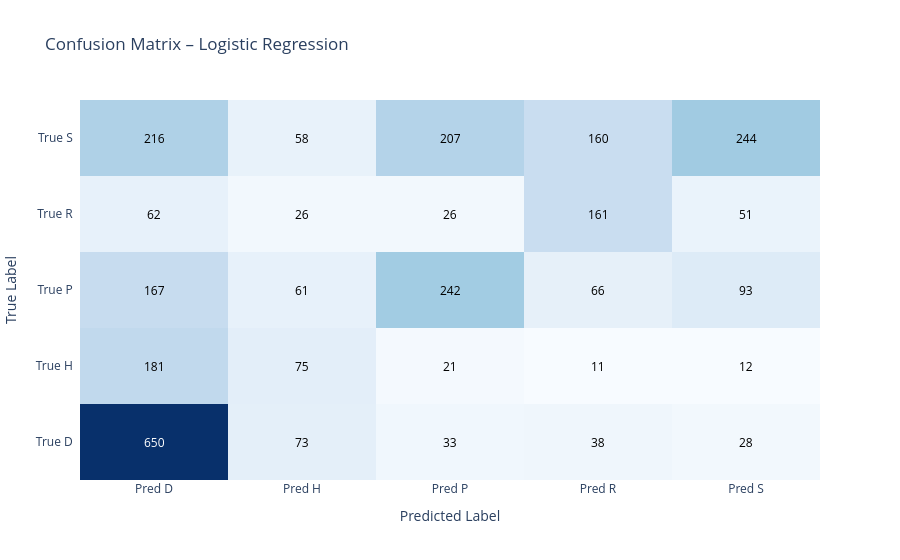
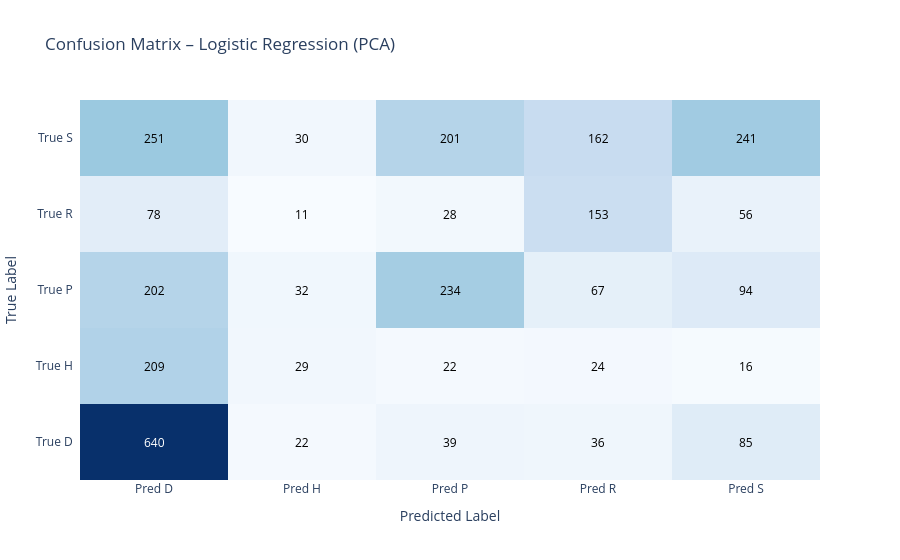

The notebook cell saved with these charts, in order:
### Code cell
plot_confusion_matrices(results, classes)

### Figure 1 — Plotly figure (JSON) as saved in the notebook; plotly's stock layout.template omitted (floating-point values rounded to 4 significant figures)
{"data": [{"colorscale": [[0, "rgb(247,251,255)"], [0.125, "rgb(222,235,247)"], [0.25, "rgb(198,219,239)"], [0.375, "rgb(158,202,225)"], [0.5, "rgb(107,174,214)"], [0.625, "rgb(66,146,198)"], [0.75, "rgb(33,113,181)"], [0.875, "rgb(8,81,156)"], [1, "rgb(8,48,107)"]], "reversescale": false, "showscale": false, "type": "heatmap", "x": ["Pred D", "Pred H", "Pred P", "Pred R", "Pred S"], "y": ["True D", "True H", "True P", "True R", "True S"], "z": [[650, 73, 33, 38, 28], [181, 75, 21, 11, 12], [167, 61, 242, 66, 93], [62, 26, 26, 161, 51], [216, 58, 207, 160, 244]]}], "layout": {"annotations": [{"font": {"color": "#FFFFFF"}, "showarrow": false, "text": "650", "x": "Pred D", "xref": "x", "y": "True D", "yref": "y"}, {"font": {"color": "#000000"}, "showarrow": false, "text": "73", "x": "Pred H", "xref": "x", "y": "True D", "yref": "y"}, {"font": {"color": "#000000"}, "showarrow": false, "text": "33", "x": "Pred P", "xref": "x", "y": "True D", "yref": "y"}, {"font": {"color": "#000000"}, "showarrow": false, "text": "38", "x": "Pred R", "xref": "x", "y": "True D", "yref": "y"}, {"font": {"color": "#000000"}, "showarrow": false, "text": "28", "x": "Pred S", "xref": "x", "y": "True D", "yref": "y"}, {"font": {"color": "#000000"}, "showarrow": false, "text": "181", "x": "Pred D", "xref": "x", "y": "True H", "yref": "y"}, {"font": {"color": "#000000"}, "showarrow": false, "text": "75", "x": "Pred H", "xref": "x", "y": "True H", "yref": "y"}, {"font": {"color": "#000000"}, "showarrow": false, "text": "21", "x": "Pred P", "xref": "x", "y": "True H", "yref": "y"}, {"font": {"color": "#000000"}, "showarrow": false, "text": "11", "x": "Pred R", "xref": "x", "y": "True H", "yref": "y"}, {"font": {"color": "#000000"}, "showarrow": false, "text": "12", "x": "Pred S", "xref": "x", "y": "True H", "yref": "y"}, {"font": {"color": "#000000"}, "showarrow": false, "text": "167", "x": "Pred D", "xref": "x", "y": "True P", "yref": "y"}, {"font": {"color": "#000000"}, "showarrow": false, "text": "61", "x": "Pred H", "xref": "x", "y": "True P", "yref": "y"}, {"font": {"color": "#000000"}, "showarrow": false, "text": "242", "x": "Pred P", "xref": "x", "y": "True P", "yref": "y"}, {"font": {"color": "#000000"}, "showarrow": false, "text": "66", "x": "Pred R", "xref": "x", "y": "True P", "yref": "y"}, {"font": {"color": "#000000"}, "showarrow": false, "text": "93", "x": "Pred S", "xref": "x", "y": "True P", "yref": "y"}, {"font": {"color": "#000000"}, "showarrow": false, "text": "62", "x": "Pred D", "xref": "x", "y": "True R", "yref": "y"}, {"font": {"color": "#000000"}, "showarrow": false, "text": "26", "x": "Pred H", "xref": "x", "y": "True R", "yref": "y"}, {"font": {"color": "#000000"}, "showarrow": false, "text": "26", "x": "Pred P", "xref": "x", "y": "True R", "yref": "y"}, {"font": {"color": "#000000"}, "showarrow": false, "text": "161", "x": "Pred R", "xref": "x", "y": "True R", "yref": "y"}, {"font": {"color": "#000000"}, "showarrow": false, "text": "51", "x": "Pred S", "xref": "x", "y": "True R", "yref": "y"}, {"font": {"color": "#000000"}, "showarrow": false, "text": "216", "x": "Pred D", "xref": "x", "y": "True S", "yref": "y"}, {"font": {"color": "#000000"}, "showarrow": false, "text": "58", "x": "Pred H", "xref": "x", "y": "True S", "yref": "y"}, {"font": {"color": "#000000"}, "showarrow": false, "text": "207", "x": "Pred P", "xref": "x", "y": "True S", "yref": "y"}, {"font": {"color": "#000000"}, "showarrow": false, "text": "160", "x": "Pred R", "xref": "x", "y": "True S", "yref": "y"}, {"font": {"color": "#000000"}, "showarrow": false, "text": "244", "x": "Pred S", "xref": "x", "y": "True S", "yref": "y"}], "title": {"text": "Confusion Matrix – Logistic Regression"}, "xaxis": {"dtick": 1, "gridcolor": "rgb(0, 0, 0)", "side": "bottom", "ticks": "", "title": {"text": "Predicted Label"}}, "yaxis": {"dtick": 1, "ticks": "", "ticksuffix": "  ", "title": {"text": "True Label"}}}}

### Figure 2 — Plotly figure (JSON) as saved in the notebook; plotly's stock layout.template omitted (floating-point values rounded to 4 significant figures)
{"data": [{"colorscale": [[0, "rgb(247,251,255)"], [0.125, "rgb(222,235,247)"], [0.25, "rgb(198,219,239)"], [0.375, "rgb(158,202,225)"], [0.5, "rgb(107,174,214)"], [0.625, "rgb(66,146,198)"], [0.75, "rgb(33,113,181)"], [0.875, "rgb(8,81,156)"], [1, "rgb(8,48,107)"]], "reversescale": false, "showscale": false, "type": "heatmap", "x": ["Pred D", "Pred H", "Pred P", "Pred R", "Pred S"], "y": ["True D", "True H", "True P", "True R", "True S"], "z": [[640, 22, 39, 36, 85], [209, 29, 22, 24, 16], [202, 32, 234, 67, 94], [78, 11, 28, 153, 56], [251, 30, 201, 162, 241]]}], "layout": {"annotations": [{"font": {"color": "#FFFFFF"}, "showarrow": false, "text": "640", "x": "Pred D", "xref": "x", "y": "True D", "yref": "y"}, {"font": {"color": "#000000"}, "showarrow": false, "text": "22", "x": "Pred H", "xref": "x", "y": "True D", "yref": "y"}, {"font": {"color": "#000000"}, "showarrow": false, "text": "39", "x": "Pred P", "xref": "x", "y": "True D", "yref": "y"}, {"font": {"color": "#000000"}, "showarrow": false, "text": "36", "x": "Pred R", "xref": "x", "y": "True D", "yref": "y"}, {"font": {"color": "#000000"}, "showarrow": false, "text": "85", "x": "Pred S", "xref": "x", "y": "True D", "yref": "y"}, {"font": {"color": "#000000"}, "showarrow": false, "text": "209", "x": "Pred D", "xref": "x", "y": "True H", "yref": "y"}, {"font": {"color": "#000000"}, "showarrow": false, "text": "29", "x": "Pred H", "xref": "x", "y": "True H", "yref": "y"}, {"font": {"color": "#000000"}, "showarrow": false, "text": "22", "x": "Pred P", "xref": "x", "y": "True H", "yref": "y"}, {"font": {"color": "#000000"}, "showarrow": false, "text": "24", "x": "Pred R", "xref": "x", "y": "True H", "yref": "y"}, {"font": {"color": "#000000"}, "showarrow": false, "text": "16", "x": "Pred S", "xref": "x", "y": "True H", "yref": "y"}, {"font": {"color": "#000000"}, "showarrow": false, "text": "202", "x": "Pred D", "xref": "x", "y": "True P", "yref": "y"}, {"font": {"color": "#000000"}, "showarrow": false, "text": "32", "x": "Pred H", "xref": "x", "y": "True P", "yref": "y"}, {"font": {"color": "#000000"}, "showarrow": false, "text": "234", "x": "Pred P", "xref": "x", "y": "True P", "yref": "y"}, {"font": {"color": "#000000"}, "showarrow": false, "text": "67", "x": "Pred R", "xref": "x", "y": "True P", "yref": "y"}, {"font": {"color": "#000000"}, "showarrow": false, "text": "94", "x": "Pred S", "xref": "x", "y": "True P", "yref": "y"}, {"font": {"color": "#000000"}, "showarrow": false, "text": "78", "x": "Pred D", "xref": "x", "y": "True R", "yref": "y"}, {"font": {"color": "#000000"}, "showarrow": false, "text": "11", "x": "Pred H", "xref": "x", "y": "True R", "yref": "y"}, {"font": {"color": "#000000"}, "showarrow": false, "text": "28", "x": "Pred P", "xref": "x", "y": "True R", "yref": "y"}, {"font": {"color": "#000000"}, "showarrow": false, "text": "153", "x": "Pred R", "xref": "x", "y": "True R", "yref": "y"}, {"font": {"color": "#000000"}, "showarrow": false, "text": "56", "x": "Pred S", "xref": "x", "y": "True R", "yref": "y"}, {"font": {"color": "#000000"}, "showarrow": false, "text": "251", "x": "Pred D", "xref": "x", "y": "True S", "yref": "y"}, {"font": {"color": "#000000"}, "showarrow": false, "text": "30", "x": "Pred H", "xref": "x", "y": "True S", "yref": "y"}, {"font": {"color": "#000000"}, "showarrow": false, "text": "201", "x": "Pred P", "xref": "x", "y": "True S", "yref": "y"}, {"font": {"color": "#000000"}, "showarrow": false, "text": "162", "x": "Pred R", "xref": "x", "y": "True S", "yref": "y"}, {"font": {"color": "#000000"}, "showarrow": false, "text": "241", "x": "Pred S", "xref": "x", "y": "True S", "yref": "y"}], "title": {"text": "Confusion Matrix – Logistic Regression (PCA)"}, "xaxis": {"dtick": 1, "gridcolor": "rgb(0, 0, 0)", "side": "bottom", "ticks": "", "title": {"text": "Predicted Label"}}, "yaxis": {"dtick": 1, "ticks": "", "ticksuffix": "  ", "title": {"text": "True Label"}}}}
